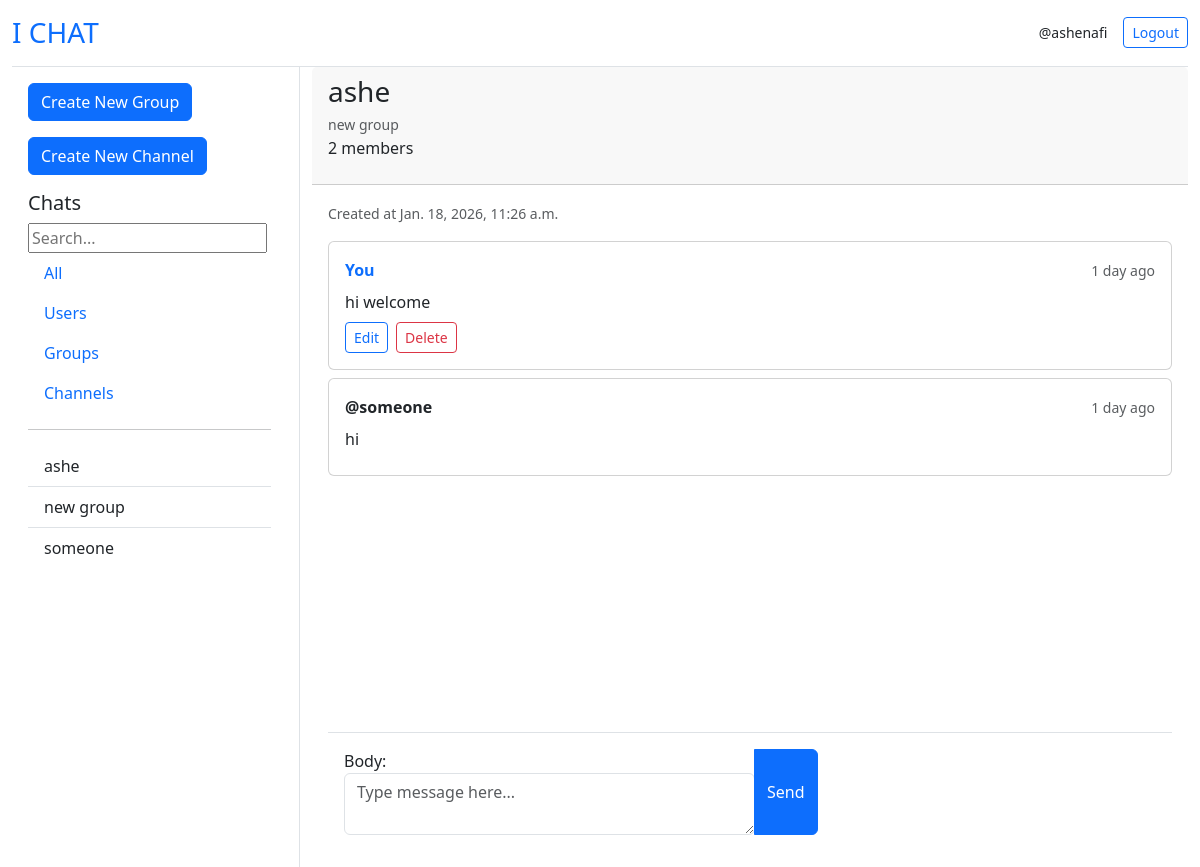
Page /group/1/ (signed in) on the earlier database version.
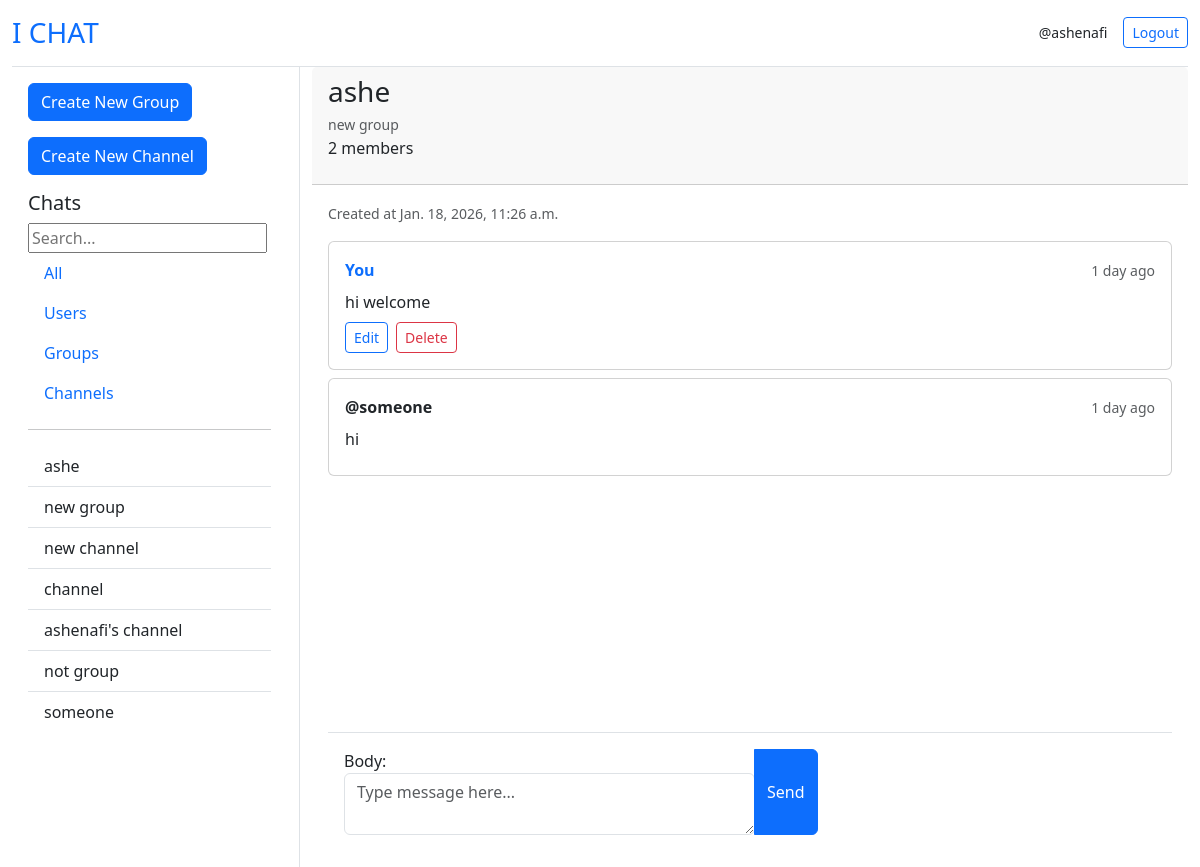
Same page on the later database version.
### core/models.py (models this page shows, shortened)
class Group(models.Model):
    owner = models.ForeignKey(User, on_delete=models.CASCADE)
    name = models.CharField(max_length=100)
    description = models.CharField(max_length=300)
    members = models.ManyToManyField(User, related_name="member")
    created_at = models.DateTimeField(auto_now_add=True)
    updated_at = models.DateTimeField(auto_now=True)

class GroupMessage(models.Model):
    owner = models.ForeignKey(User, on_delete=models.CASCADE)
    group = models.ForeignKey(Group, on_delete=models.CASCADE)
    body = models.TextField()
    created_at = models.DateTimeField(auto_now_add=True, null=True)
    updated_at = models.DateTimeField(auto_now=True, null= True)

### core/views.py (the view, shortened to what this page needs)
# urls.py: path('group/<int:pk>/', views.group, name='group'),
@login_required(login_url='log-in')
def group(request, pk):
    group = Group.objects.get(id=pk)
    groups = Group.objects.all()
    messages = GroupMessage.objects.all()
    users = User.objects.all()
    members = group.members.all()
    form = GroupMessageForm()
    context = {
        'group':group,
        'groups':groups,
        'form':form,
        'messages':messages,
        'users':users,
        'members': members,
    }
    return render(request, 'core/group.html', context)

### core/forms.py
class GroupMessageForm(ModelForm):
    class Meta:
        model = GroupMessage
        fields = ['body']
        widgets = {
            'body': Textarea(attrs={
                'class': 'form-control',
                'rows': 2,
                'name': 'message',
                'data-custom': 'some-value',
                'placeholder': "Type message here..."
            }),
        }

### core/templates/core/group.html (shortened to what this page needs)
{% extends 'core/home.html' %}
{% block chat %}
<div class="card h-100 border-0">
    <div class="card-header">
        <h3 class="card-title mb-1">{{group.name}}</h3>
        <small class="text-muted">{{group.description}}</small>
        <div>
            <p>{{group.members.count}} members</p>
        </div>
    </div>
    <div class="card-body d-flex flex-column p-3">
        <div class="mb-3">
            <small class="text-muted">Created at {{group.created_at}}</small>
        </div>
        <div class="flex-grow-1 overflow-auto pb-5" style="max-height: calc(100vh - 200px);">
            {% for message in messages %}
                {% if message.group == group %}
                    <div class="mb-2">
                        <div class="card">
                            <div class="card-body p-3">
                                <div class="d-flex justify-content-between align-items-center mb-2">
                                    <div>
                                        {% if message.owner == request.user %}
                                            <strong class="text-primary">You</strong>
                                        {% else %}
                                            <strong class="text-dark">@{{message.owner}}</strong>
                                        {% endif %}
                                    </div>
                                    <div>
                                        <small class="text-muted">{{message.updated_at | timesince}} ago</small>
                                    </div>
                                </div>
                                <div class="message-body mb-2">
                                    <p class="mb-0">{{message.body}}</p>
                                </div>
                                {% if message.owner == request.user %}
                                <div class="d-flex gap-2">
                                    <a href="{% url 'edit_gp_message' message.id group.id %}" class="btn btn-sm btn-outline-primary">Edit</a>
                                    <a href="#" class="btn btn-sm btn-outline-danger">Delete</a>
                                </div>
                                {% endif %}
                            </div>
                        </div>
                    </div>
                {% endif %}
            {% endfor %}
        </div>
        <form method="post" class="mt-3 position-sticky bottom-0 bg-white p-3 border-top">
            {% if request.user in members %}
            <div class="input-group">
                {{form}}
                <button type="submit" class="btn btn-primary">Send</button>
            </div>
            {% else %}
            <div>
                <input type="text" name="ok" value="OK" style="display: none;">
                <input type="submit" value="Join group">
            </div>
            {% endif %}
        </form>
    </div>
</div>
{% endblock %}

### core/templates/core/home.html (shortened to what this page needs)
{% extends 'core/base.html' %}
{% block content %}
<div class="container-fluid vh-100">
    <div class="row h-100">
        <div class="col-md-4 col-lg-3 border-end d-flex flex-column">
            <div class="p-3 flex-grow-1 overflow-auto">
                <a href="{% url 'create_group' %}" class="btn btn-primary mb-3">Create New Group</a>
                <a href="{% url 'create_channel' %}" class="btn btn-primary mb-3">Create New Channel</a>
                <h3 class="h5">Chats</h3>
                <input type="search" name="search" placeholder="Search...">
                <div class="nav flex-column">
                    <a href="#" class="nav-link">All</a>
                    <a href="#" class="nav-link">Users</a>
                    <a href="#" class="nav-link">Groups</a>
                    <a href="#" class="nav-link">Channels</a>
                </div>
                <hr>
                <div class="list-group list-group-flush">
                    {% for group in groups %}
                        <a href="{% url 'group' group.id %}" class="list-group-item list-group-item-action">{{group.name}}</a>
                    {% endfor %}
                    {% for user in users %}
                        {% if user != request.user %}
                            <a href="{% url 'friend' user.id %}" class="list-group-item list-group-item-action">{{user.username}}</a>
                        {% endif %}
                    {% endfor %}
                </div>
            </div>
        </div>
        <div class="col-md-8 col-lg-9 d-flex flex-column">
            <div class="flex-grow-1 d-flex flex-column">
                {% block chat %}
                {% endblock %}
            </div>
        </div>
    </div>
</div>
{% endblock %}

Differences in the rows shown:
added Group: name "new channel"
added Group: name "channel"
added Group: name "ashenafi's channel"
added Group: name "not group"
